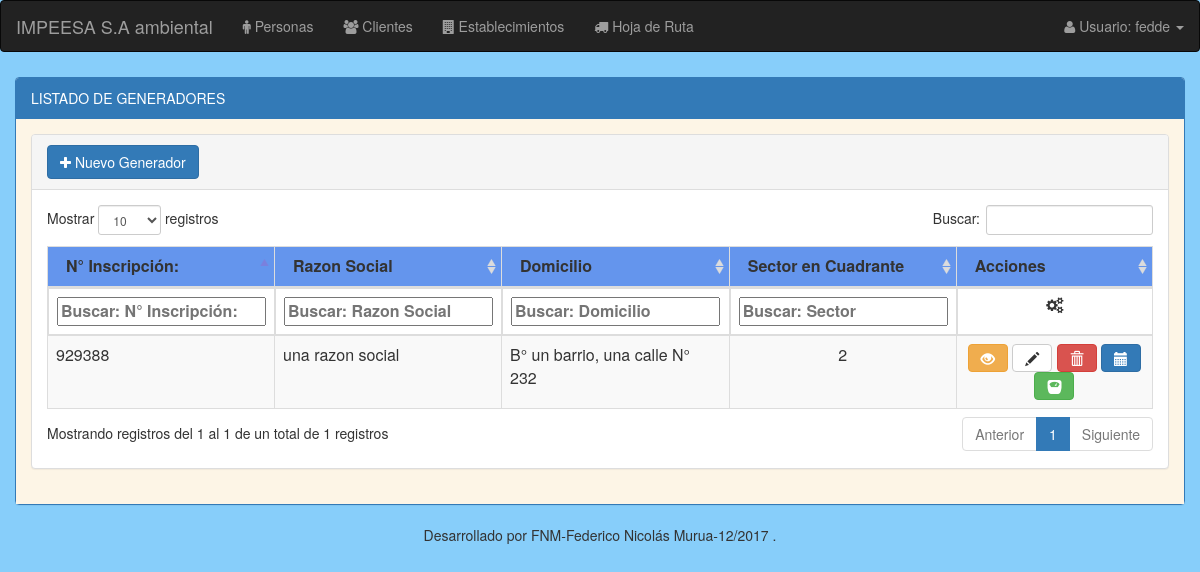
Page /generadores/listado/generadores/ (signed in) on the earlier database version.
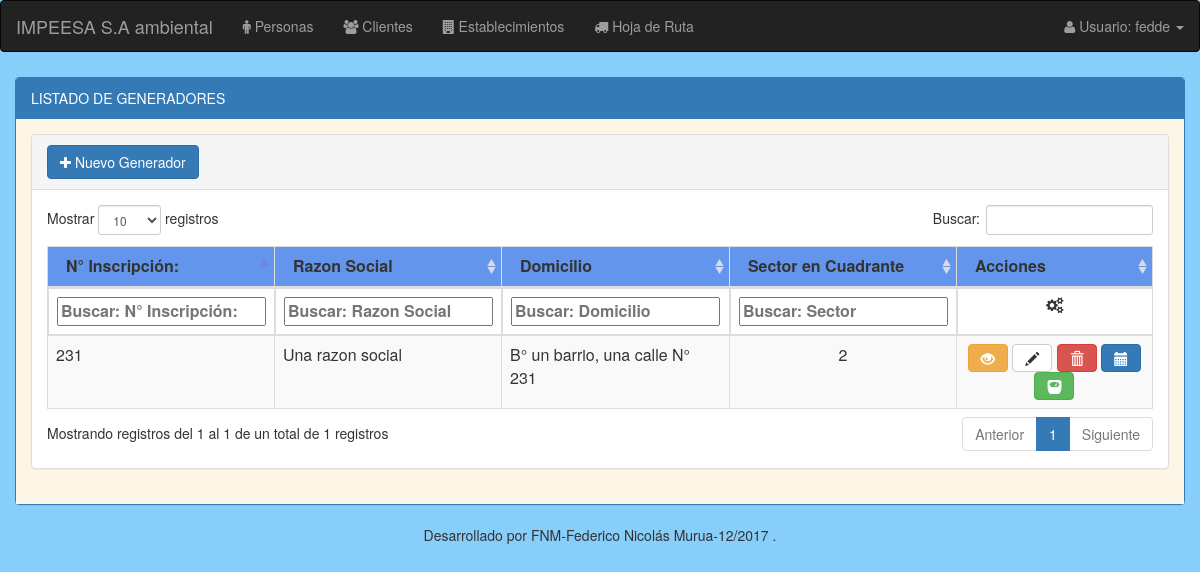
Same page on the later database version.
### modulo_I/models.py (models this page shows, shortened)
class EstablecimientoGenerador(models.Model):
    tipo_actividad = MultiSelectField(choices=Actividades)
    nro_inscripcion = models.BigIntegerField(primary_key=True) # N° inscripcion registro de generadores provincia del chubut
    razon_social = models.CharField(max_length=50)
    telefono = models.CharField(max_length=50)
    email = models.EmailField(max_length=50, blank=True, null=True)
    director_responsable = models.ForeignKey('Cliente', related_name='director_responsable', on_delete=models.CASCADE)
    responsable_residuos = models.ForeignKey('Persona', related_name='responsable_residuos', on_delete=models.CASCADE)
    responsable_suplente = models.ForeignKey('Persona', related_name='responsable_suplente', on_delete=models.CASCADE)
    responsable_tecnico = models.ForeignKey('Persona', related_name='responsable_tecnico', on_delete=models.CASCADE)
    fecha_vinculo = models.DateField() #fecha deL Vinculo que se confeccionó el formulario
    fecha = models.DateField(default=now)
    observaciones_comentarios = models.TextField(max_length=200, default='', blank=True, null=True)
    caract_generales = models.ForeignKey('CaracteristicasGenerales', on_delete=models.CASCADE)
    domicilio = models.ForeignKey('Domicilio', on_delete=models.CASCADE)
    ambito_dependencia = models.ForeignKey('AmbitoDependencia', on_delete=models.CASCADE)
    via_acceso = models.ForeignKey('ViaAccesoSector', on_delete=models.CASCADE)
    tipo_actividad = MultiSelectField(choices=Actividades)
    sector = models.IntegerField() # cuadrante que pertenece a la ciudad el generador
    '''
    AGREGAR orden dentro de sector para la hoja de ruta (puede ser null)
    '''

class Domicilio(models.Model):
    barrio = models.CharField(max_length=50)
    calle = models.CharField(max_length=50)
    calle_entre1 = models.CharField(max_length=50, null=True, blank=True)
    calle_entre2 = models.CharField(max_length=50, null=True, blank=True)
    nro = models.IntegerField(default=1,validators=[MinValueValidator(1)])
    piso = models.IntegerField(blank=True, null=True, validators=[MinValueValidator(1)])
    dpto = models.CharField(max_length=50, blank=True, null=True)
    localidad = models.ForeignKey('Localidad', on_delete=models.CASCADE)
    comarca = models.CharField(max_length=50, blank=True, null=True)
    def __str__(self):
        return "B° %s, %s  N° %s" % (self.barrio, self.calle, self.nro)

### modulo_I/views.py (the view)
@login_required
def listado_generadores(request):
    listado_generadores = EstablecimientoGenerador.objects.all()
    return render(request, 'establecimiento/generador_listado.html', {'listado_generadores': listado_generadores})

### modulo_I/templates/establecimiento/generador_listado.html (shortened to what this page needs)
{% extends "base/base_listado.html" %}
{% load staticfiles %}
{% load staticfiles bootstrap3 %}
{% block panel-heading %}
  LISTADO DE GENERADORES
{% endblock %}
{% block panel-heading-tabla %}
  <a href="{% url 'generadores:alta_modif_generadores' %}" class="btn btn-primary"><i class="fa fa-plus"></i> Nuevo Generador</a>
{% endblock %}
{% block thead-tabla %}
  <thead>
  <tr style="background:#6495ED;">
      <th>N° Inscripción:</th>
      <th>Razon Social</th>
      <th>Domicilio</th>
      <th>Sector en Cuadrante</th>
      <th>Acciones</th>
  </tr>
  </thead>
{% endblock %}
{% block tfoot-tabla %}
  <tfoot >
     <tr>
       <th>N° Inscripción:</th>
       <th>Razon Social</th>
       <th>Domicilio</th>
       <th>Sector</th>
       <th style="text-align:center;"><i class="fa fa-cogs"></i></th>
    </tr>
  </tfoot>
{% endblock %}
{% block tbody-tabla %}
  <tbody>
  {% for generador in listado_generadores %}
      <tr>
          <td>{{ generador.nro_inscripcion }}</td>
          <td>{{ generador.razon_social }}</td>
          <td>{{ generador.domicilio }}</td>
          <td style="text-align:center;">{{ generador.sector }}</td>
          <td align="center">
            <a class="btn btn-warning" data-toggle="tooltip" title="Detalles" href="{% url 'generadores:detalle_generadores' nro_inscripcion=generador.nro_inscripcion%}"><em class="glyphicon glyphicon-eye-open"></em></a>
            <a class="btn btn-default" data-toggle="tooltip" title="Modificar" href="{% url 'generadores:alta_modif_generadores' nro_inscripcion=generador.nro_inscripcion%}"><em class="glyphicon glyphicon-pencil"></em></a>
            <a id="generador_id"class="btn btn-danger btn-baja"  data-generadornro="{{generador.nro_inscripcion}}" data-generadornombre="{{generador.razon_social}}" data-toggle="modal" data-target="#modal_baja" title="Eliminar"><em class="glyphicon glyphicon-trash"></em></a>
            <a class="btn btn-primary" data-toggle="tooltip" title="Horario de Atención" href="{% url 'generadores:listado_horarios' nro_inscripcion=generador.nro_inscripcion%}"><em class="glyphicon glyphicon-calendar"></em></a>
            <a class="btn btn-success" data-toggle="tooltip" title="Residuo Generador" href="{% url 'generadores:listado_residuos' nro_inscripcion=generador.nro_inscripcion%}"><em class="glyphicon glyphicon-scale"></em></a>
          </td>
      </tr>
  {% endfor %}
  </tbody>
{% endblock %}

### templates/base/base_listado.html (shortened to what this page needs)
{% extends "base/base.html" %}
{% load staticfiles %}
{% load staticfiles bootstrap3 %}
{% block stylesheets %}
  <link rel="stylesheet" href="{% static 'css/filtro_upHeader_tabla.css' %}"/>
  <link rel="stylesheet" href="{% static 'css/dataTables.bootstrap.css' %}"/>
{% endblock %}
{% block content %}
    <div class="container container-form" style="padding-top:5px; width:100%">
            <div class="panel panel-primary">
              <div class="panel-heading">{% block panel-heading %}{% endblock %}</div>
                <div class="panel-body" style="background:OldLace">
                  <div class="container" style="width:100%">
                      <div class="row">
                        <div class="panel panel-default">
                          <div class="panel-heading">{% block panel-heading-tabla %}{% endblock %}</div>
                            <div class="panel-body" >
                              <table class="table table-striped table-bordered" cellspacing="0" id="table-list">
                                {% block thead-tabla %}{% endblock %}
                                {% block tfoot-tabla %}{% endblock %}
                                {% block tbody-tabla %}{% endblock %}
                              </table>
                            </div>
                          </div>
                      </div>
                  </div>
                </div>
            </div>
    </div>
{% endblock %}

### templates/base/base.html (shortened to what this page needs)
{% load staticfiles %}
<html lang="es">
  <head>
      <link rel="stylesheet" type="text/css" href="{% static 'css/bootstrap.css' %}"/>
      <link rel="stylesheet" type="text/css" href="{% static 'css/font-awesome.min.css' %}"/>
      {% block stylesheets %}{% endblock %}
  </head>
  <body style="background:LightSkyBlue ">
      {% block no-navbar %}
          {% include 'base/nav.html' %}
      {% endblock %}
      <main role="main">
        {% block content %}{% endblock %}
        <div class="footer" align="center">
          Desarrollado por FNM-Federico Nicolás Murua-12/2017 .
        </div>
      </main>
  </body>
</html>

### templates/base/nav.html (shortened to what this page needs)
<nav class="navbar navbar-inverse">
  <div class="container-fluid">
    <div class="navbar-header">
      <a class="navbar-brand" href="#" >IMPEESA S.A ambiental</a>
    </div>
    <ul class="nav navbar-nav">
      <li><a href="{% url 'personas:listado_personas' %}"><i class="fa fa-male"></i> Personas</a></li>
      <li><a href="{% url 'clientes:listado_clientes' %}"><i class="fa fa-group"></i> Clientes</a></li>
      <li><a href="{% url 'generadores:listado_generadores' %}"><i class="fa fa-building"></i> Establecimientos</a><li>
      <li><a href="{% url 'hojaRuta:listado_hojas_de_ruta' %}"><i class="fa fa-truck"></i> Hoja de Ruta</a><li>
    </ul>
    <ul class="nav navbar-nav navbar-right">
      <li class="dropdown"><a class="dropdown-toggle" data-toggle="dropdown" href="#"><i class="fa fa-user"></i> Usuario: {{user.get_username}} <span class="caret"></span></a>
      </li>
    </ul>
  </div>
</nav>

### estaticos/css/filtro_upHeader_tabla.css (style rules this page uses)
tfoot { display: table-header-group; }

Differences in the rows shown:
removed EstablecimientoGenerador: nro_inscripcion "929388", razon_social "una razon social", domicilio "B° un barrio, una calle N° 232", sector "2"
added EstablecimientoGenerador: nro_inscripcion "231", razon_social "Una razon social", domicilio "B° un barrio, una calle N° 231", sector "2"
